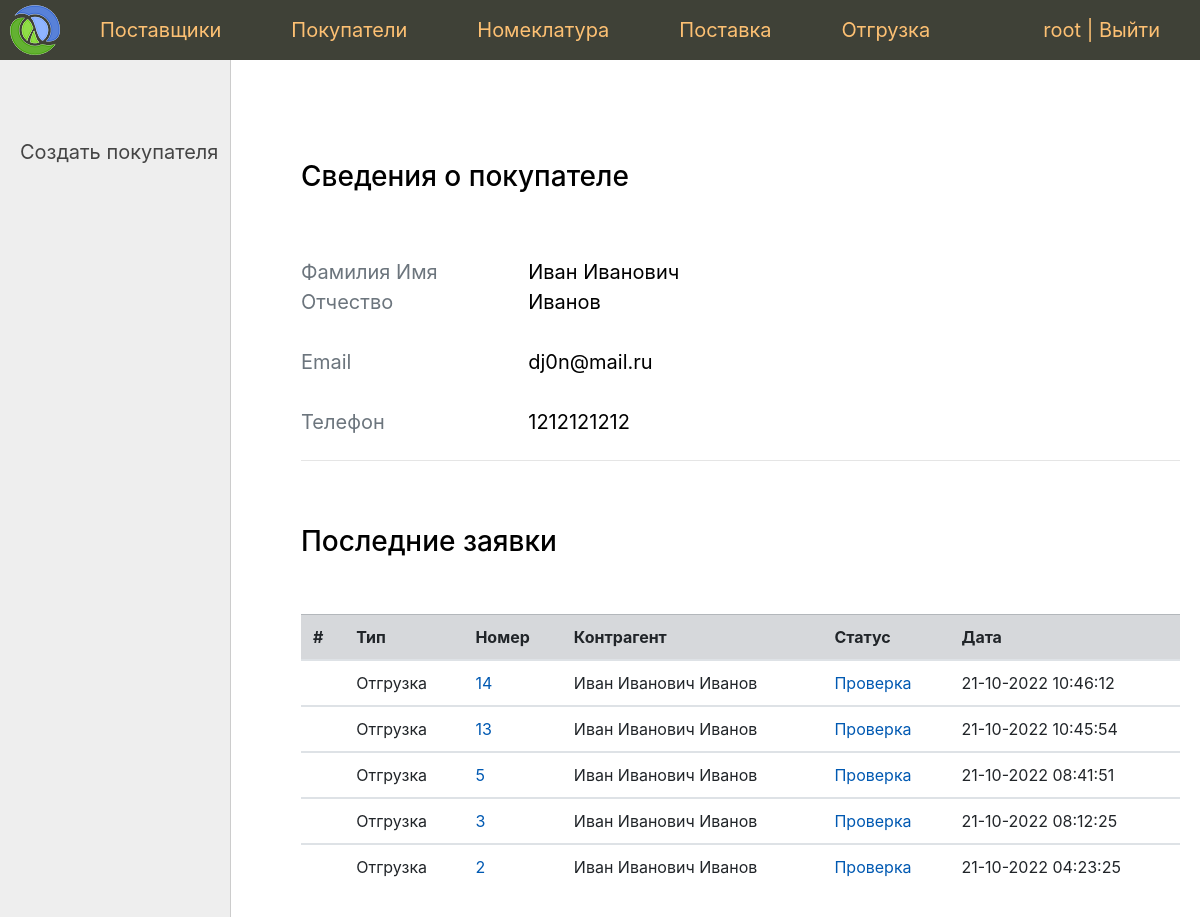
Screenshot of /buyer/4/ (signed in) with the database file from the repository.
### app/contactor/models.py (models this page shows, shortened)
class Buyer(models.Model):
    person = models.OneToOneField(
        Person,
        on_delete=models.CASCADE,
        verbose_name='Покупатель'
    )
    def __str__(self):
        return self.person.full_name
    class Meta:
        verbose_name = 'Покупатель'
        verbose_name_plural = 'Покупатели'

class Person(models.Model):
    full_name = models.CharField('Фамилия Имя Отчество', max_length=100)
    email = models.EmailField('Email', unique=True)
    phone = models.IntegerField('Телефон', unique=True)
    class Meta:
        verbose_name = 'Контактное лицо'
        verbose_name_plural = 'Контактные лица'

### app/document/models.py (models this page shows, shortened)
class Document(models.Model):
    vendor = models.ForeignKey(
        Vendor,
        on_delete=models.DO_NOTHING,
        blank=True,
        null=True,
        verbose_name='Поставщик'
    )
    buyer = models.ForeignKey(
        Buyer,
        on_delete=models.DO_NOTHING,
        blank=True,
        null=True,
        verbose_name='Покупатель'
    )
    nomenclatures = models.ManyToManyField(
        Nomenclature,
        through='DocumentNomenclatures',
        verbose_name='Номенклатура'
    )
    status = models.CharField(
        max_length=2,
        choices=Status.choices,
        default=Status.VALIDATING,
        verbose_name='Статус'
    )
    time_create = models.DateTimeField('Время создания', auto_now_add=True)
    time_update = models.DateTimeField('Время обновления статуса', auto_now=True)
    class Meta:
        verbose_name = 'Документ'
        verbose_name_plural = 'Документы'
    def get_absolute_url(self):
        return reverse('document', kwargs={'pk': self.pk})

### app/contactor/views.py (the view)
# urls.py: path('buyer/<int:pk>/', BuyerView.as_view(), name='buyer'),  #
class BuyerView(SuperUserRequiredMixin, DataMixin, DetailView):
    model = Buyer
    template_name = 'contactor/buyer_details.html'
    context_object_name = 'buyer'
    def get_context_data(self, *, object_list=None, **kwargs):
        context = super().get_context_data(**kwargs)
        context.update(
            self.get_user_context(
                title='Сведения о покупателе',
                left_menu=buyer_menu,
                documents=get_documents(buyer=self.object)
            )
        )
        return context

### app/contactor/services.py (called while the page is built)
def get_documents(**fields):
    return Document.objects.filter(**fields).order_by('-time_create')

### app/core/mixin.py (called while the page is built)
    def dispatch(self, request, *args, **kwargs):
        if not request.user.is_superuser:
            return self.handle_no_permission()
        return super().dispatch(request, *args, **kwargs)

    def get_user_context(self, **kwargs):
        context = kwargs
        if self.request.user.is_superuser:
            context['menu'] = menu
        return context

### app/document/templatetags/document_tags.py (called while the page is built)
@register.simple_tag
def query_transform(request, **kwargs):
    updated = request.GET.copy()
    updated.update(kwargs)
    return updated.urlencode()

### app/contactor/templates/contactor/buyer_details.html
{% extends 'core/base.html' %}
{% block left_menu %}
    {% include 'core/left_menu.html' %}
{% endblock %}
{% block content %}
    <h3>Сведения о покупателе</h3><br><br>
    <div class="form-group row">
        <div class="col-md-3 col-form-label form-control-label text-muted">Фамилия Имя Отчество</div>
        <div class="col-md-3 col-form-label form-control-label" >{{ buyer.person.full_name }}</div>
    </div>
    <div class="form-group row">
        <div class="col-md-3 col-form-label form-control-label text-muted">Email</div>
        <div class="col-md-3 col-form-label form-control-label" >{{ buyer.person.email }}</div>
    </div>
    <div class="form-group row">
        <div class="col-md-3 col-form-label form-control-label text-muted">Телефон</div>
        <div class="col-md-3 col-form-label form-control-label" >{{ buyer.person.phone }}</div>
    </div>
    <hr><br><br>
    {% include 'contactor/document_list.html' %}
{% endblock %}

### app/core/templates/core/base.html (shortened to what this page needs)
{% load static %}
{% load bootstrap4 %}
{% bootstrap_css %}
<!DOCTYPE html>
<html>
<head>
	<link type="text/css" href="{% static 'sklad/css/styles.css' %}" rel="stylesheet" />
</head>
<body>
<table class="table-page" border=0 cellpadding="0" cellspacing="0">
<tr>
    <td valign=top>
    {% block mainmenu %}
        <div class="header">
            <ul id="mainmenu" class="mainmenu">
                <li class="logo">
                    <a href="{% url 'home' %}"><div class="logo"></div></a>
                </li>
                {% for m in menu %}
                    <li><a href="{% url m.url_name %}">{{m.title}}</a></li>
                {% endfor %}
                {% if request.user.is_authenticated %}
                    <li class="last">{{ user.username }} | <a href="{% url 'logout' %}">Выйти</a></li>
                {% else %}
                    <li class="last"><a href="{% url 'login' %}">Войти</a></li>
                {% endif %}
            </ul>
        </div>
    {% endblock mainmenu %}
<table class="table-content" border=0 cellpadding="0" cellspacing="0">
<tr>
	<td valign="top" class="left-chapters">
        {% block left_menu %}{% endblock %}
    </td>
    <td valign="top" class="content">
	<div class="content-text">
        {% block content %}
        {% endblock %}
	</div>
</td></tr></table>
</td></tr>
</table>
</body>
</html>

### app/document/templates/document/list.html
{% load document_tags %}
<table class="table">
    <thead>
    <tr class="table-secondary">
        <th scope="col">#</th>
        <th scope="col">Тип</th>
        <th scope="col">Номер</th>
        <th scope="col">Контрагент</th>
        <th scope="col">Статус</th>
        <th scope="col">Дата</th>
    </tr>
    </thead>
    {% for d in documents  %}
        <tbody>
            {% if d.status == 'fi' %}
                <tr class="table-success">
            {% elif d.status == 'ca' %}
                <tr class="table-danger">
            {% elif d.status == 'co' %}
                <tr class="table-warning">
            {% elif d.status == 'va' %}
                <tr>
            {% else %}
                <tr>
            {% endif %}
                <th scope="row"></th>
                {% if d.buyer %}
                    <td>Отгрузка</td>
                    <td><a href="{{ d.get_absolute_url }}">{{ d.pk }}</a></td>
                    <td>{{ d.buyer }}</td>
                {% elif d.vendor %}
                    <td>Поставка</td>
                    <td><a href="{{ d.get_absolute_url }}">{{ d.pk }}</a></td>
                    <td>{{ d.vendor }}</td>
                {% endif %}
                <td><a href="{{ request.url }}?{% query_transform request status=d.status %}">
                    {{ d.get_status_display }}</a></td>
                <td>{{ d.time_create|date:"d-m-Y H:i:s" }}</td>
            </tr>
        </tbody>
    {% endfor %}
</table>

### app/core/static/sklad/css/styles.css (style rules this page uses)
html, body { margin: 0; padding: 0; height: 100%; width: 100%; color: #444; }
a { color: #0059b2; text-decoration: none; }
.table-page { width: 100%; height: 100%; vertical-align: top; }
.table-page tr { height: 100%; }
.header { background: #3F4137; height: 60px; }
.logo { background: url('../images/logo.png') no-repeat 10px 5px; width: 70px; height: 60px; }
ul.mainmenu { list-style: none; margin: 0; padding: 0; height: 60px; color: #fdc073; font-size: 20px; overflow: hidden; }
ul.mainmenu li { float: left; margin: 18px 40px 0 30px; }
ul.mainmenu li.logo { margin: 0; }
ul.mainmenu li.last { float: right; }
ul.mainmenu li a { color: #fdc073; text-decoration: none; }
.table-content { width: 100%; min-height: 100%; height: 100%; }
.left-chapters { margin: 0; background: #eee; border-right: 1px solid #ccc; min-height: 100%; }
.content { padding: 40px 20px 20px 40px; width: 100%; box-sizing: border-box; }
.content-text { margin: 60px 0 0 30px; color: #000; font-size: 20px; }

### rows the page displays
Buyer: person.full_name "Иван Иванович Иванов", person.email "dj0n@mail.ru", person.phone "1212121212"
Document: pk "14", buyer "Иван Иванович Иванов", status "Проверка", time_create "21-10-2022 10:46:12"
Document: pk "13", buyer "Иван Иванович Иванов", status "Проверка", time_create "21-10-2022 10:45:54"
Document: pk "5", buyer "Иван Иванович Иванов", status "Проверка", time_create "21-10-2022 08:41:51"
Document: pk "3", buyer "Иван Иванович Иванов", status "Проверка", time_create "21-10-2022 08:12:25"
Document: pk "2", buyer "Иван Иванович Иванов", status "Проверка", time_create "21-10-2022 04:23:25"

### other values shown
{{ m.title }} "Поставщики" "Покупатели" "Номеклатура" "Поставка" "Отгрузка"
{{ user.username }} "root"
{{ m.title }} "Создать покупателя"
